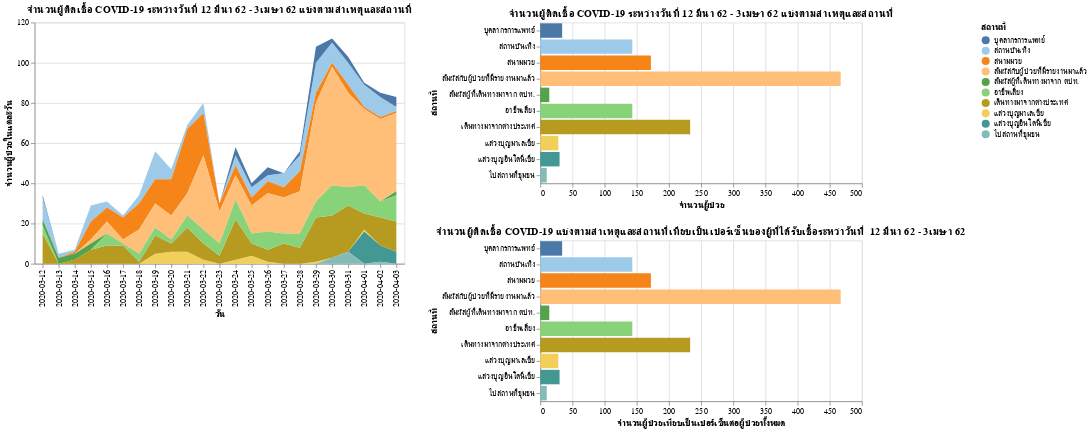

Notebook code cell kept with this figure:
### Code cell
selection = alt.selection_multi(fields=['สถานที่'], bind='legend')

chart1=alt.Chart(df_2).mark_area().encode(
    x="วัน:O",
    y='จำนวนผู้ป่วยในแต่ละวัน',
    color=alt.Color('สถานที่:N', scale=alt.Scale(scheme='tableau20')),tooltip= ["วัน:O",'จำนวนผู้ป่วยในแต่ละวัน','สถานที่'],
     opacity=alt.condition(selection, alt.value(1), alt.value(0.2))).add_selection(
    selection
).properties(
    title='จำนวนผู้ติดเชื้อ COVID-19 ระหว่างวันที่ 12 มีนา 62 - 3เมษา 62 แบ่งตามสาเหตุและสถานที่'
)
    

chart2 = alt.Chart(df_3).mark_bar().encode(
    y="สถานที่:O",
    x= alt.X('จำนวนผู้ป่วยในแต่ละวัน',title = "จำนวนผู้ป่วย"),
    color=alt.Color('สถานที่:N', scale=alt.Scale(scheme='tableau20')),tooltip= ['จำนวนผู้ป่วยในแต่ละวัน','สถานที่','percent'],
    opacity=alt.condition(selection, alt.value(1), alt.value(0.2))
    ).add_selection(
    selection
).properties(
    title='จำนวนผู้ติดเชื้อ COVID-19 ระหว่างวันที่ 12 มีนา 62 - 3เมษา 62 แบ่งตามสาเหตุและสถานที่'
)

chart3=alt.Chart(df_3).mark_bar().encode(
    y="สถานที่:O",
    x=alt.X('จำนวนผู้ป่วยในแต่ละวัน',title = "จำนวนผู้ป่วยเทียบเป็นเปอร์เซ็นต่อผู้ป่วยทั้งหมด"),
    color=alt.Color('สถานที่:N', scale=alt.Scale(scheme='tableau20')),tooltip= ['จำนวนผู้ป่วยในแต่ละวัน','สถานที่','percent'],
    opacity=alt.condition(selection, alt.value(1), alt.value(0.2))
    ).add_selection(
    selection
).properties(
    title='จำนวนผู้ติดเชื้อ COVID-19 แบ่งตามสาเหตุและสถานที่เทียบเป็นเปอร์เซ็นของผู้ที่ได้รับเชื้อระหว่าวันที่  12 มีนา 62 - 3เมษา 62'
)

chart1|(chart2&chart3)

### Figure 1 — Vega-Lite specification as saved in the notebook (floating-point values rounded to 4 significant figures; data arrays with more than 128 entries replaced by an {"elided": "..."} marker saying what was removed)
{"config": {"view": {"continuousWidth": 400, "continuousHeight": 300}}, "hconcat": [{"data": {"name": "data-f094ab41a2d53a09d9f1b41128765c27"}, "mark": "area", "encoding": {"color": {"type": "nominal", "field": "สถานที่", "scale": {"scheme": "tableau20"}}, "opacity": {"condition": {"value": 1, "selection": "selector076"}, "value": 0.2}, "tooltip": [{"type": "ordinal", "field": "วัน"}, {"type": "quantitative", "field": "จำนวนผู้ป่วยในแต่ละวัน"}, {"type": "nominal", "field": "สถานที่"}], "x": {"type": "ordinal", "field": "วัน"}, "y": {"type": "quantitative", "field": "จำนวนผู้ป่วยในแต่ละวัน"}}, "selection": {"selector076": {"type": "multi", "fields": ["สถานที่"], "bind": "legend"}}, "title": "จำนวนผู้ติดเชื้อ COVID-19 ระหว่างวันที่ 12 มีนา 62 - 3เมษา 62 แบ่งตามสาเหตุและสถานที่"}, {"vconcat": [{"mark": "bar", "encoding": {"color": {"type": "nominal", "field": "สถานที่", "scale": {"scheme": "tableau20"}}, "opacity": {"condition": {"value": 1, "selection": "selector076"}, "value": 0.2}, "tooltip": [{"type": "quantitative", "field": "จำนวนผู้ป่วยในแต่ละวัน"}, {"type": "nominal", "field": "สถานที่"}, {"type": "quantitative", "field": "percent"}], "x": {"type": "quantitative", "field": "จำนวนผู้ป่วยในแต่ละวัน", "title": "จำนวนผู้ป่วย"}, "y": {"type": "ordinal", "field": "สถานที่"}}, "selection": {"selector076": {"type": "multi", "fields": ["สถานที่"], "bind": "legend"}}, "title": "จำนวนผู้ติดเชื้อ COVID-19 ระหว่างวันที่ 12 มีนา 62 - 3เมษา 62 แบ่งตามสาเหตุและสถานที่"}, {"mark": "bar", "encoding": {"color": {"type": "nominal", "field": "สถานที่", "scale": {"scheme": "tableau20"}}, "opacity": {"condition": {"value": 1, "selection": "selector076"}, "value": 0.2}, "tooltip": [{"type": "quantitative", "field": "จำนวนผู้ป่วยในแต่ละวัน"}, {"type": "nominal", "field": "สถานที่"}, {"type": "quantitative", "field": "percent"}], "x": {"type": "quantitative", "field": "จำนวนผู้ป่วยในแต่ละวัน", "title": "จำนวนผู้ป่วยเทียบเป็นเปอร์เซ็นต่อผู้ป่วยทั้งหมด"}, "y": {"type": "ordinal", "field": "สถานที่"}}, "selection": {"selector076": {"type": "multi", "fields": ["สถานที่"], "bind": "legend"}}, "title": "จำนวนผู้ติดเชื้อ COVID-19 แบ่งตามสาเหตุและสถานที่เทียบเป็นเปอร์เซ็นของผู้ที่ได้รับเชื้อระหว่าวันที่  12 มีนา 62 - 3เมษา 62"}], "data": {"name": "data-48100a40bf992bf28916d3b660329b76"}}], "$schema": "https://vega.github.io/schema/vega-lite/v4.8.1.json", "datasets": {"data-f094ab41a2d53a09d9f1b41128765c27": {"elided": "230 records"}, "data-48100a40bf992bf28916d3b660329b76": [{"Unnamed: 0": 0.0, "จำนวนผู้ป่วยในแต่ละวัน": 34, "Unnamed: 4": 0.0, "Unnamed: 5": 0.0, "percent": 2.0, "สถานที่": "บุคลากรการแพทย์"}, {"Unnamed: 0": 0.0, "จำนวนผู้ป่วยในแต่ละวัน": 143, "Unnamed: 4": 0.0, "Unnamed: 5": 0.0, "percent": 7.0, "สถานที่": "สถานบันเทิง"}, {"Unnamed: 0": 0.0, "จำนวนผู้ป่วยในแต่ละวัน": 172, "Unnamed: 4": 0.0, "Unnamed: 5": 0.0, "percent": 9.0, "สถานที่": "สนามมวย"}, {"Unnamed: 0": 0.0, "จำนวนผู้ป่วยในแต่ละวัน": 467, "Unnamed: 4": 0.0, "Unnamed: 5": 0.0, "percent": 24.0, "สถานที่": "สัมผัสกับผู้ป่วยที่มีรายงานมาแล้ว"}, {"Unnamed: 0": 0.0, "จำนวนผู้ป่วยในแต่ละวัน": 14, "Unnamed: 4": 0.0, "Unnamed: 5": 0.0, "percent": 1.0, "สถานที่": "สัมผัสผู้ที่เดินทางมาจาก ตปท."}, {"Unnamed: 0": 0.0, "จำนวนผู้ป่วยในแต่ละวัน": 143, "Unnamed: 4": 0.0, "Unnamed: 5": 0.0, "percent": 7.0, "สถานที่": "อาชีพเสี่ยง"}, {"Unnamed: 0": 0.0, "จำนวนผู้ป่วยในแต่ละวัน": 233, "Unnamed: 4": 0.0, "Unnamed: 5": 0.0, "percent": 12.0, "สถานที่": "เดินทางมาจากต่างประเทศ"}, {"Unnamed: 0": 0.0, "จำนวนผู้ป่วยในแต่ละวัน": 28, "Unnamed: 4": 0.0, "Unnamed: 5": 0.0, "percent": 1.0, "สถานที่": "แสวงบุญมาเลเซีย"}, {"Unnamed: 0": 0.0, "จำนวนผู้ป่วยในแต่ละวัน": 30, "Unnamed: 4": 0.0, "Unnamed: 5": 0.0, "percent": 2.0, "สถานที่": "แสวงบุญอินโดนีเซีย"}, {"Unnamed: 0": 0.0, "จำนวนผู้ป่วยในแต่ละวัน": 10, "Unnamed: 4": 0.0, "Unnamed: 5": 0.0, "percent": 1.0, "สถานที่": "ไปสถานที่ชุมชน"}]}}
